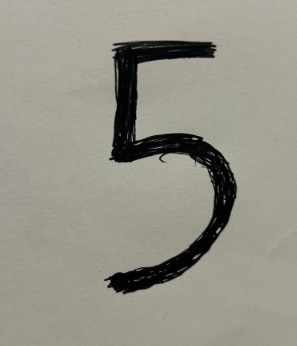
#> input picture kapitel 4/1.jpeg, 297 x 346 px
$ jupyter execute 4.15.ipynb
#> lines starting #> are read from the running program, lines starting #| are printed output that depends on the picture; after the words box and inside, x2 and y2 are one past the last pixel; in counts of white or black regions, pixels touching at a corner belong together
[cell 1]
import numpy as np
import matplotlib.pyplot as plt
from sklearn.datasets import load_digits
from sklearn.model_selection import train_test_split
from sklearn.ensemble import RandomForestClassifier
from PIL import Image, ImageOps

# 1. Ladda MNIST-liknande dataset (8x8 pixlar)
digits = load_digits()
X = digits.data
y = digits.target

# 2. Träna modellen
X_train, X_test, y_train, y_test = train_test_split(X, y, test_size=0.2, random_state=42)
model = RandomForestClassifier(random_state=42)
model.fit(X_train, y_train)

# Uppdaterad funktion som centrerar siffran ordentligt i mitten
def predict_my_image(image_path):
    # 1. Öppna bild och invertera (vit siffra på svart bakgrund)
#> called with image_path = '1.jpeg'
    img = Image.open(image_path).convert('L')
    img = ImageOps.invert(img)

    # 2. Klipp bort 10% av ytterkanterna för att bli av med ramskuggor
    w, h = img.size
#> w = 297; h = 346
    img = img.crop((int(w * 0.10), int(h * 0.10), int(w * 0.90), int(h * 0.90)))
#> img: PIL image 238x277 L

    # 3. Höj tröskelvärdet något så bara det mörka bläcket blir kvar (vitt)
    img = img.point(lambda p: 255 if p > 130 else 0)
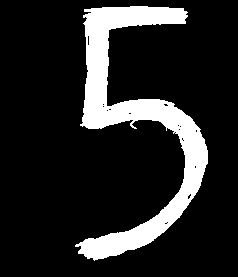
#> img: PIL image 238x277 L; 14.9% white; 1 white region, box (x1, y1, x2, y2) and area: (75, 6, 208, 261) 9832

    # 4. Hitta ram runt enbart siffran och beskära tätt
    bbox = img.getbbox()
#> bbox = (75, 6, 208, 261)
    if bbox:
        img = img.crop(bbox)
#> img: PIL image 133x255 L; 29% white; 1 white region, box (x1, y1, x2, y2) and area: (0, 0, 133, 255) 9832

    # 5. Gör kvadratisk och lägg till 30% marginal runt om för perfekt centrering
    w, h = img.size
#> w = 133; h = 255
    max_side = int(max(w, h) * 1.3)
#> max_side = 331
    new_img = Image.new('L', (max_side, max_side), 0)
#> new_img: PIL image 331x331 L; every value is 0
    new_img.paste(img, ((max_side - w) // 2, (max_side - h) // 2))
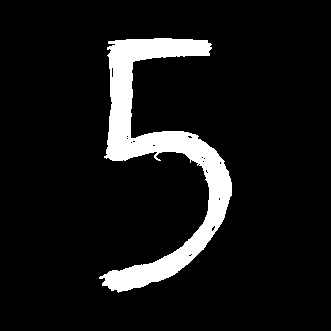
#> new_img: PIL image 331x331 L; 9% white; 1 white region, box (x1, y1, x2, y2) and area: (99, 38, 232, 293) 9832

    # 6. Skala ner till 8x8 pixlar
    img_resized = new_img.resize((8, 8), Image.Resampling.LANCZOS)

    # 7. Omvandla till numpy-array (skala 0-16)
    img_array = np.array(img_resized, dtype=float)
    img_array = (img_array / 255.0) * 16.0

    # 8. Prediktera
    flat_array = img_array.flatten()
#> flat_array = 64 values, max 9.41 at index 27, min 0 at index 0, mean 1.66
    prediction = model.predict([flat_array])[0]
#> prediction = 5

    # Rita ut resultatet
    plt.imshow(img_array, cmap='gray')
    plt.title(f"Modellen gissar: {prediction}")
    plt.axis('off')
    plt.show()

# 4. Testa dina centrerade bilder!
print("Testar bild 1:")
predict_my_image('1.jpeg')

print("Testar bild 2:")
predict_my_image('2.jpeg')
#> call 2 of predict_my_image, with image_path = '2.jpeg'
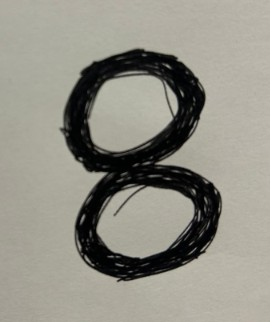
#> input picture kapitel 4/2.jpeg, 270 x 322 px
#> in predict_my_image (call 2), `img = img.point(lambda p: 255 if p > 130 else 0)`:
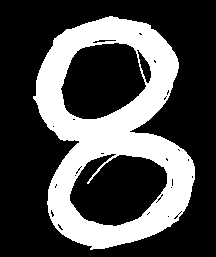
#> img: PIL image 216x257 L; 30.2% white; 1 white region, box (x1, y1, x2, y2) and area: (33, 16, 195, 250) 16746
#> in predict_my_image (call 2), `bbox = img.getbbox()`: bbox = (33, 16, 195, 250)
#> in predict_my_image (call 2), `img = img.crop(bbox)`: img: PIL image 162x234 L; 44.2% white; 1 white region, box (x1, y1, x2, y2) and area: (0, 0, 162, 234) 16746
#> in predict_my_image (call 2), `new_img = Image.new('L', (max_side, max_side), 0)`: new_img: PIL image 304x304 L; every value is 0
#> in predict_my_image (call 2), `new_img.paste(img, ((max_side - w) // 2, (max_side - h) // 2))`:
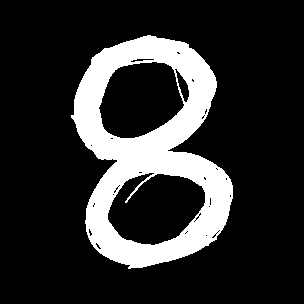
#> new_img: PIL image 304x304 L; 18.1% white; 1 white region, box (x1, y1, x2, y2) and area: (71, 35, 233, 269) 16746
#> in predict_my_image (call 2), `flat_array = img_array.flatten()`: flat_array = 64 values, max 13.62 at index 35, min 0 at index 0, mean 3.15
#> in predict_my_image (call 2), `prediction = model.predict([flat_array])[0]`: prediction = 7

print("Testar bild 3:")
predict_my_image('3.jpeg')
#> call 3 of predict_my_image, with image_path = '3.jpeg'
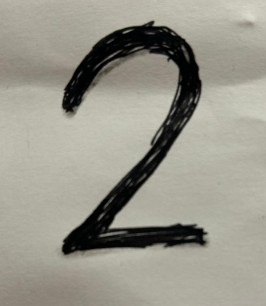
#> input picture kapitel 4/3.jpeg, 266 x 306 px
#> in predict_my_image (call 3), `img = img.point(lambda p: 255 if p > 130 else 0)`:
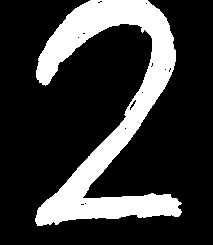
#> img: PIL image 213x245 L; 22% white; 1 white region, box (x1, y1, x2, y2) and area: (35, 0, 182, 226) 11475
#> in predict_my_image (call 3), `bbox = img.getbbox()`: bbox = (35, 0, 182, 226)
#> in predict_my_image (call 3), `img = img.crop(bbox)`:
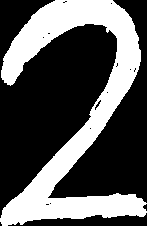
#> img: PIL image 147x226 L; 34.5% white; 1 white region, box (x1, y1, x2, y2) and area: (0, 0, 147, 226) 11475
#> in predict_my_image (call 3), `new_img = Image.new('L', (max_side, max_side), 0)`: new_img: PIL image 293x293 L; every value is 0
#> in predict_my_image (call 3), `new_img.paste(img, ((max_side - w) // 2, (max_side - h) // 2))`:
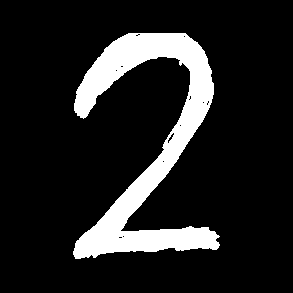
#> new_img: PIL image 293x293 L; 13.4% white; 1 white region, box (x1, y1, x2, y2) and area: (73, 33, 220, 259) 11475
#> in predict_my_image (call 3), `flat_array = img_array.flatten()`: flat_array = 64 values, max 12.99 at index 11, min 0 at index 0, mean 2.33
#> in predict_my_image (call 3), `prediction = model.predict([flat_array])[0]`: prediction = 2
#> in predict_my_image (call 3), `plt.show()`:
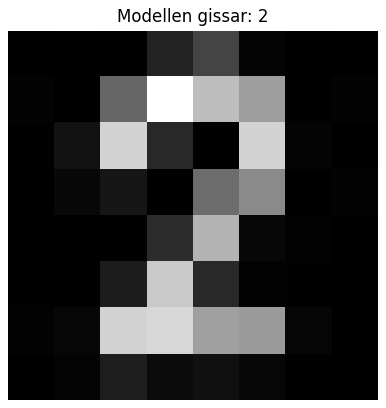
#> figure drawn by matplotlib, 1 panel
